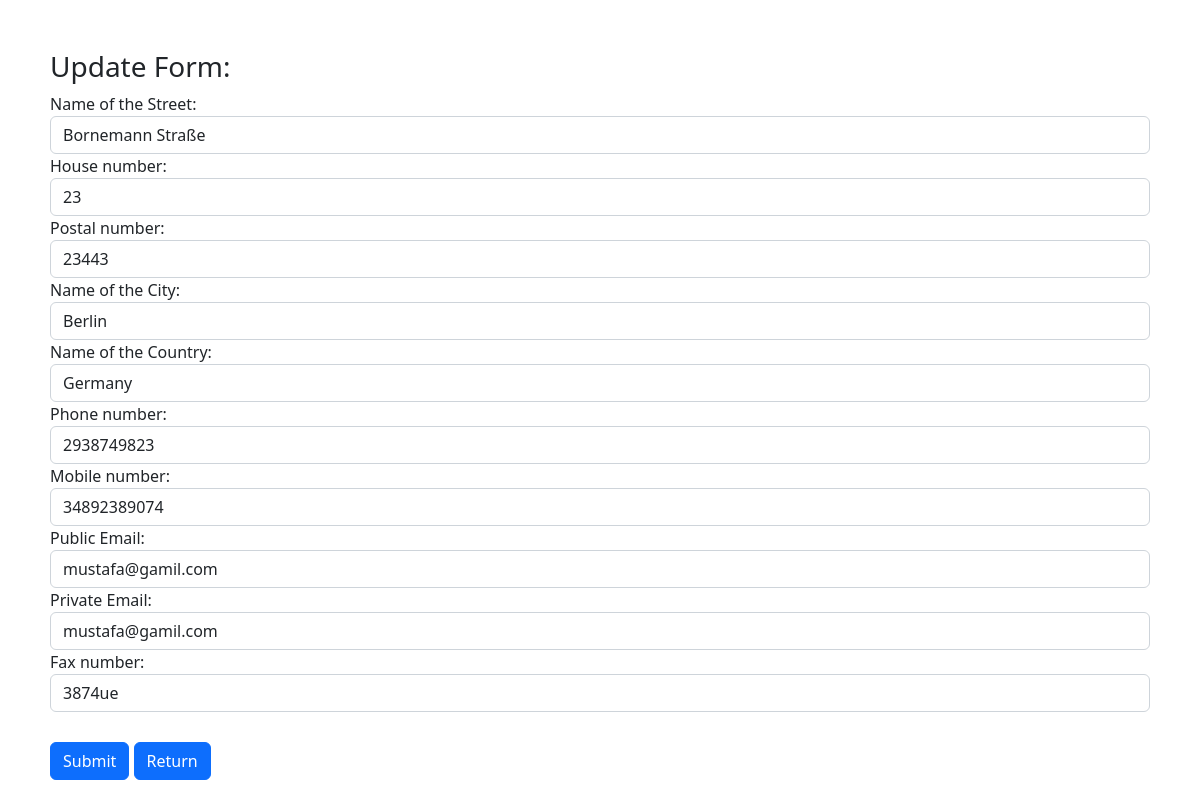
Page /update.php?id=2 (signed in) on the committed database.
### tables this page shows
CREATE TABLE `info` (
  `ID` int(11) NOT NULL,
  `street` varchar(255) NOT NULL,
  `houseNr` varchar(50) NOT NULL,
  `postalNr` varchar(50) NOT NULL,
  `city` varchar(255) NOT NULL,
  `country` varchar(255) NOT NULL,
  `phoneNr` varchar(255) NOT NULL,
  `mobileNr` varchar(255) NOT NULL,
  `publicEmail` varchar(255) NOT NULL,
  `privateEmail` varchar(255) NOT NULL,
  `faxNumber` varchar(255) NOT NULL
);

### update.php (the view, shortened to what this page needs)
<?php
include "database.php";
if(isset($_GET['id'])){
    $user_id = $_GET['id'];
    $sql = "SELECT * FROM info WHERE ID = $user_id";
    $result = $conn->query($sql);
    if($result->num_rows > 0){
        while($row = $result->fetch_assoc()){
            $street = $row['street'];
            $houseNumber = $row['houseNr'];
            $postalNumber = $row['postalNr'];
            $city = $row['city'];
            $country = $row['country'];
            $phoneNumber = $row['phoneNr'];
            $mobileNumber = $row['mobileNr'];
            $publicEmail = $row['publicEmail'];
            $privateEmail = $row['privateEmail'];
            $faxNumber = $row['faxNumber'];
        }
    }
}
?>
<!DOCTYPE html>
<html lang="en">
<head>
    <link rel="stylesheet" href="https://cdn.jsdelivr.net/npm/bootstrap@5.2.2/dist/css/bootstrap.min.css">
    <link rel="stylesheet" href="style.css">
</head>
<body>
<h3>Update Form:</h3>
<form action="update.php" method="post">
    <div class="form-group">
        <label>Name of the Street:</label><br>
        <input type="text" class="form-control" name="street" id="street" value = "<?php echo $street?>" required>
        <label>House number:</label><br>
        <input type="text" class="form-control" name="houseNr" value = "<?php echo $houseNumber?>" required>
        <label>Postal number:</label><br>
        <input type="text" class="form-control" name="postalNr" value = "<?php echo $postalNumber?>" required>
        <label>Name of the City:</label><br>
        <input type="text" class="form-control" name="city" value = "<?php echo $city?>" required>
        <label>Name of the Country:</label><br>
        <input type="text" class="form-control" name="country" value = "<?php echo $country?>" required>
        <label>Phone number:</label><br>
        <input type="text" class="form-control" name="phoneNr" value = "<?php echo $phoneNumber?>" required>
        <label>Mobile number:</label><br>
        <input type="text" class="form-control" name="mobileNr" value = "<?php echo $mobileNumber?>" required>
        <label>Public Email:</label><br>
        <input type="text" class="form-control" name="publicEmail" value = "<?php echo $publicEmail?>" required>
        <label>Private Email:</label><br>
        <input type="text" class="form-control" name="privateEmail" value = "<?php echo $privateEmail?>" required>
        <label>Fax number:</label><br>
        <input type="text" class="form-control" name="faxNumber" value = "<?php echo $faxNumber?>" required>
    </div>
    <div class="form-btn">
        <input type="submit" name="update" class="btn btn-primary">
        <a href="index.php" class = "btn btn-primary">Return</a>
    </div>
</form>
</body>
</html>

### rows in the picture
info: street "Bornemann Straße", houseNr "23", postalNr "23443", city "Berlin", country "Germany", phoneNr "2938749823", mobileNr "34892389074", publicEmail "mustafa@gamil.com", privateEmail "mustafa@gamil.com", faxNumber "3874ue"
